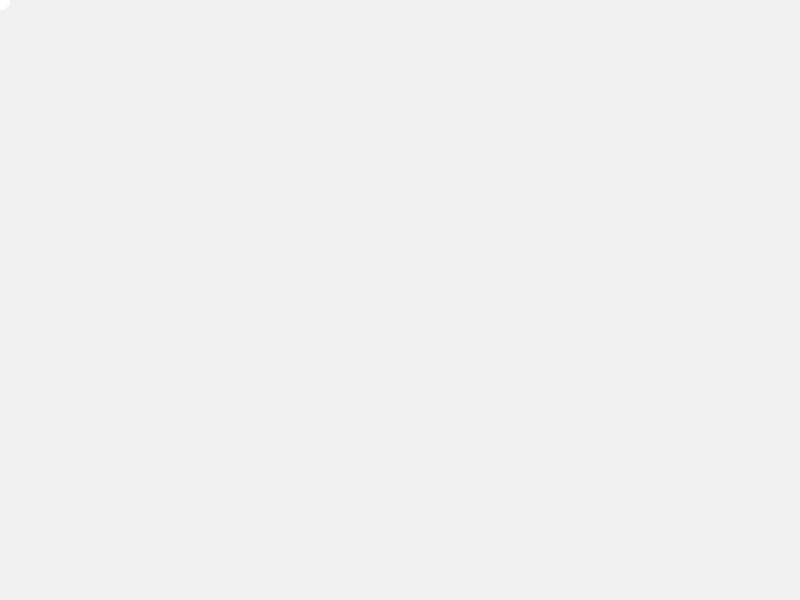
Frame 1 (no input)
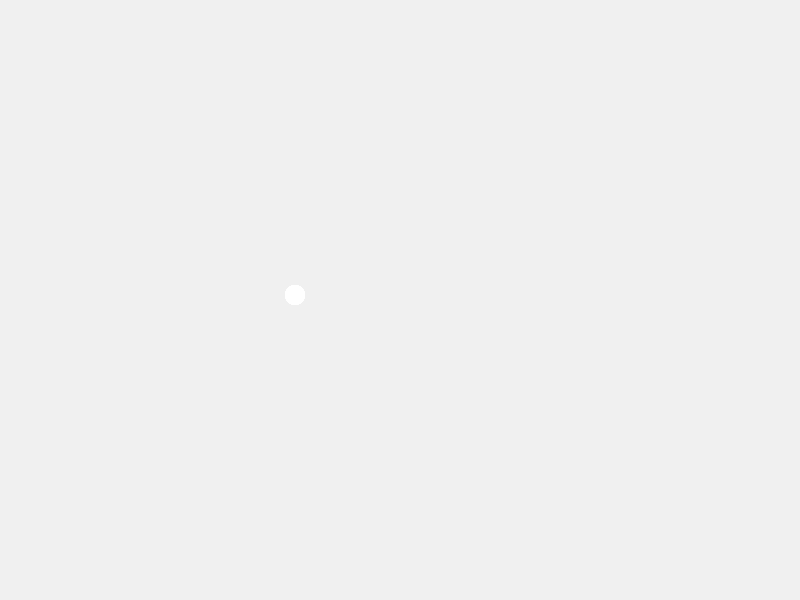
Frame 60 (the mouse pressed at the canvas centre just before this capture)
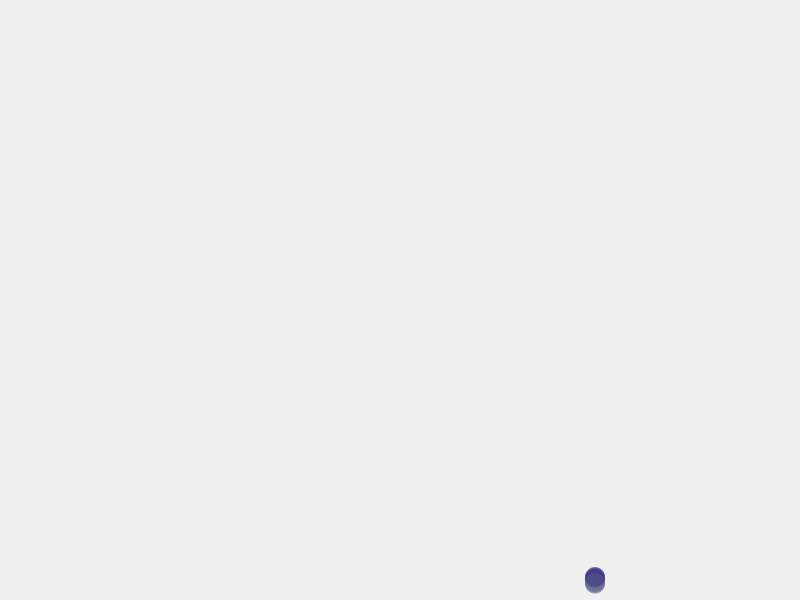
Frame 120 (the mouse held since frame 60 and released just before this capture)

The Processing sketch that drew these frames (run headless with seeded random() and noise(); from frame 60 on, the mouse is pressed at the canvas centre):

// Processing sketch: processing_151937
// ── processing_151937.pde

float[]x; 
float[]a; 
float[]y; 
float[]b;


void setup(){
  

size(800,600);
x=new float [10];
a=new float [10];
y=new float [10];
b=new float [10];


for(int i=0; i<10; i++){
x[i]=0;
a[i]=5;
y[i]=0;
b[i]=5;

smooth();
noStroke();
}
}

void draw(){
background(240);
for(int i=0; i<10; i++){
ellipse(x[i],y[i],20,20);
//fill(50,50,80);

x[i]=x[i]+a[i]; 
if(x[i] > width-20){ 
a[i]=random(0,2)*-1;
fill(random(0,255),random(0,255),random(0,255),100);
//5*-1; 
}
else if(x[i]<0){ 
a[i]=//5*1;
random(0,2)*1; 
fill(random(0,255),random(0,255),random(0,255),100);
}

y[i]=y[i]+b[i]; 
if(y[i] > height-20){ 
b[i]=
//5*-1;
random(5.10)*-1; 
fill(random(0,255),random(0,255),random(0,255),100);
}
else if(y[i]<0){ 
b[i]=
//5*1;
random(0,2)*1; 
fill(random(0,255),random(0,255),random(0,255),100);
}

}
}
